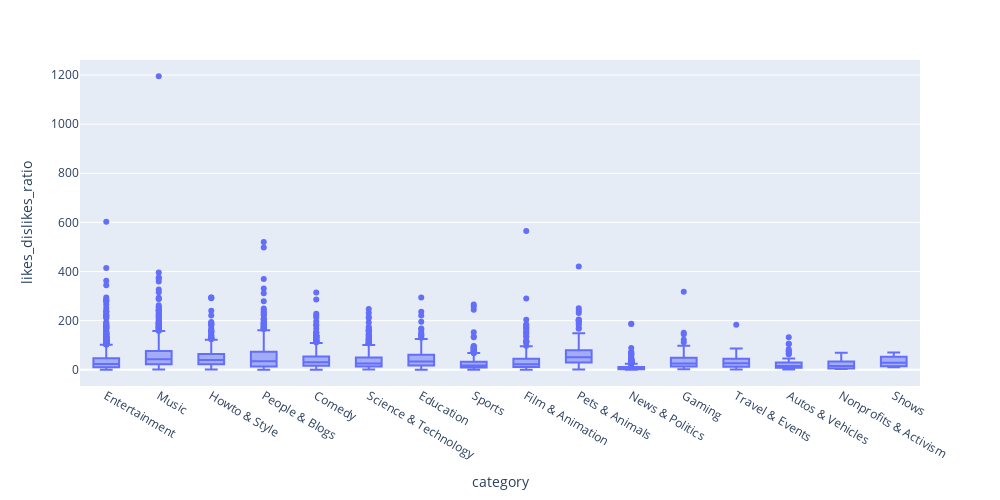

Here is the notebook cell this chart was saved with:
### Code cell
fig = px.box(df, x="category", y="likes_dislikes_ratio",width=1000, height=500)
fig.update_traces(quartilemethod="exclusive") # or "inclusive", or "linear" by default
fig.update_layout(xaxis={'categoryorder':'total descending'}) # put boxplots in descending order based on values

fig.show()

### Figure 1 — Plotly figure (JSON) as saved in the notebook; plotly's stock layout.template omitted (floating-point values rounded to 4 significant figures; data arrays with more than 128 entries replaced by an {"elided": "..."} marker saying what was removed)
{"data": [{"alignmentgroup": "True", "hovertemplate": "category=%{x}<br>likes_dislikes_ratio=%{y}<extra></extra>", "legendgroup": "", "marker": {"color": "#636efa"}, "name": "", "notched": false, "offsetgroup": "", "orientation": "v", "quartilemethod": "exclusive", "showlegend": false, "type": "box", "x": {"elided": "6325 str values"}, "x0": " ", "xaxis": "x", "y": {"elided": "6325 float values"}, "y0": " ", "yaxis": "y"}], "layout": {"boxmode": "group", "height": 500, "legend": {"tracegroupgap": 0}, "margin": {"t": 60}, "width": 1000, "xaxis": {"anchor": "y", "categoryorder": "total descending", "domain": [0, 1], "title": {"text": "category"}}, "yaxis": {"anchor": "x", "domain": [0, 1], "title": {"text": "likes_dislikes_ratio"}}}}
